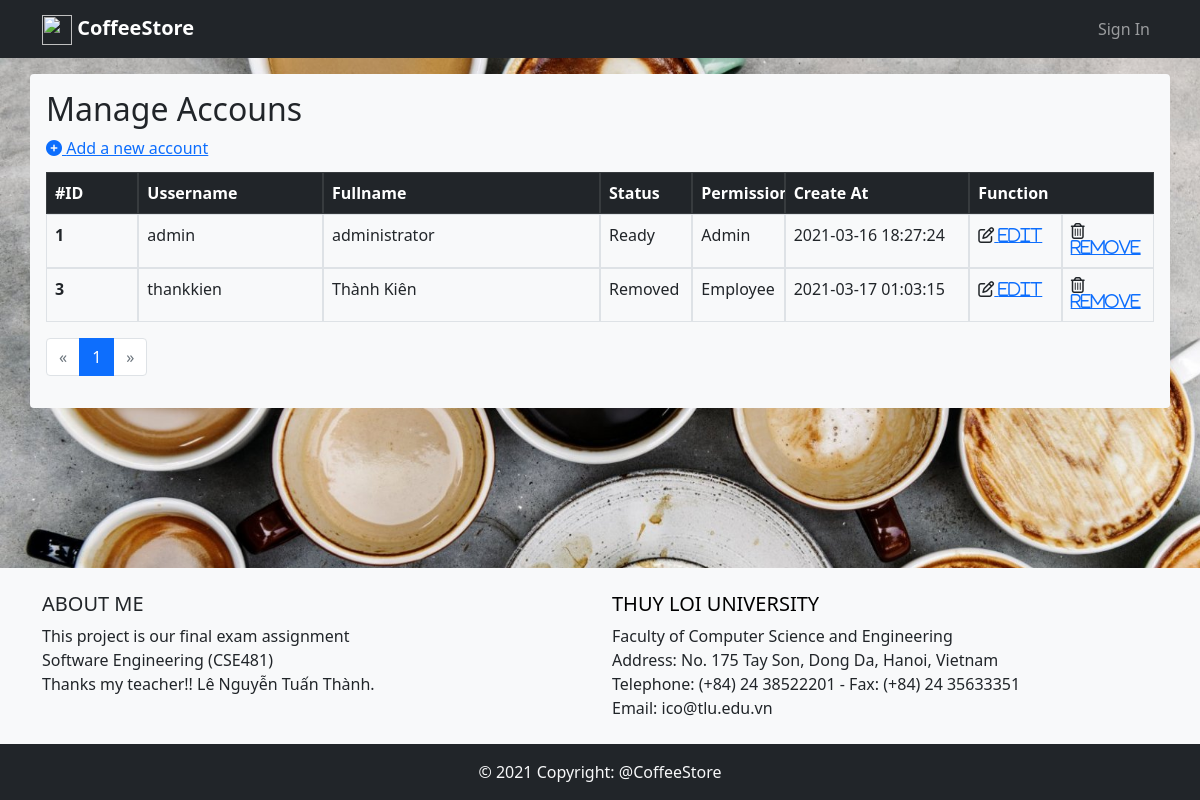
Screenshot of /manage-accounts.php with the database file from the repository.
### tables this page shows
CREATE TABLE `accounts` (
  `user_id` int(11) UNSIGNED NOT NULL,
  `username` char(30) NOT NULL,
  `password` char(16) NOT NULL,
  `fullname` varchar(32) NOT NULL,
  `status` tinyint(2) UNSIGNED NOT NULL DEFAULT 1,
  `permisson` tinyint(3) UNSIGNED NOT NULL DEFAULT 1,
  `time_join` datetime NOT NULL DEFAULT current_timestamp()
);

### manage-accounts.php (the view, shortened to what this page needs)
<!DOCTYPE html>
<html lang="en">
<head>
    <link href="https://cdn.jsdelivr.net/npm/bootstrap@5.0.0-beta1/dist/css/bootstrap.min.css" rel="stylesheet">
    <link rel="stylesheet" href="css/style.css">
</head>
<body>
    <?php include('nav-bar.php'); ?>
    <?php
    include("connection.php");
    $result = mysqli_query($conn, 'SELECT count(user_id) AS total FROM accounts');
    $row = mysqli_fetch_assoc($result);
    $total_records = $row['total'];
    $current_page = isset($_GET['page']) ? $_GET['page'] : 1;
    $limit = 10;
    $total_page = ceil($total_records / $limit);
    $start = ($current_page - 1) * $limit;
    $sql = "SELECT * FROM `accounts` LIMIT $start, $limit";
    $result = mysqli_query($conn, $sql);
    $user = mysqli_fetch_all($result);
    ?>
    <div class="container bg-light p-3 my-3 rounded">
        <p class="h2">Manage Accouns</p>
        <a href="add-account.php"><i class="fas fa-plus-circle text-primary mb-3" data-bs-toggle="tooltip" data-bs-placement="right" title="Add a new account"></i> Add a new account</a>
        <table class="table table-bordered table-hover">
            <thead class="table-dark">
                <tr class="d-flex">
                    <th class="col-1">#ID</th>
                    <th class="col-2">Ussername</th>
                    <th class="col-3">Fullname</th>
                    <th class="col-1">Status</th>
                    <th class="col-1">Permission</th>
                    <th class="col-2">Create At</th>
                    <th class="col-2">Function</th>
                </tr>
            </thead>
            <?php
            foreach ($user as $user) {
                echo "<tbody>";
                echo "<tr class='d-flex'>";
                echo "<th class='col-1'>$user[0]</th>";
                echo "<td class='col-2'>$user[1]</td>";
                echo "<td class='col-3'>$user[3]</td>";
                if ($user[4] == 0) {
                    echo "<td class='col-1'>Removed</td>";
                } else if ($user[4] == 1) {
                    echo "<td class='col-1'>Ready</td>";
                }
                if ($user[5] == 0) {
                    echo "<td class='col-1'>Admin</td>";
                } else if ($user[5] == 1) {
                    echo "<td class='col-1'>Employee</td>";
                }
                echo "<td class='col-2'>$user[6]</td>";
                echo "<td class='col-1'><i class='far fa-edit'><a href='edit-account.php?ID=$user[0]'> Edit</a></i></td>";
                echo "<td class='col-1'><i class='far fa-trash-alt'><a href='remove-account.php?ID=$user[0]'> Remove</a></i></td>";
                echo "</tr>";
                echo "</tbody>";
            }
            ?>
        </table>
        <nav aria-label="Page navigation">
            <ul class="pagination">
                <li class=" page-item <?php if ($current_page == 1 || $total_page == 1) echo "disabled"; ?>">
                    <a class="page-link" href="index.php?page=<?php echo ($current_page - 1); ?>" aria-label="Previous">
                        <span aria-hidden="true">&laquo;</span>
                    </a>
                </li>
                <?php
                for ($i = $current_page - 1; $i <= $current_page + 1; $i++) {
                    if ($i == $current_page) {
                        echo "<li class='page-item active' aria-current='page'>";
                        echo "<span class='page-link'>" . ($current_page) . "</span>";
                        echo "</li>";
                    } else if ($i >= 1 && $i <= $total_page) {
                        echo "<li class='page-item'><a class='page-link' href='index.php?page=" . ($i) . "'>" . ($i) . "</a></li>";
                    }
                }
                ?>
                <li class="page-item <?php if ($current_page == $total_page || $total_page == 1) echo "disabled"; ?>">
                    <a class="page-link" href="index.php?page=<?php echo ($current_page + 1); ?>" aria-label="Next">
                        <span aria-hidden="true">&raquo;</span>
                    </a>
                </li>
            </ul>
        </nav>
    </div>
    <?php include("footer.php"); ?>
</body>
</html>

### nav-bar.php (shortened to what this page needs)
<nav class="navbar navbar-expand-lg navbar-dark bg-dark">
    <div class="container">
        <a class="navbar-brand" href="index.php"><img src="img/iconlogo.png" width="30" height="30" alt=""> <strong>CoffeeStore</strong></a>
        <div class="collapse navbar-collapse" id="navbarSupportedContent">
            <ul class="nav navbar-nav ms-auto">
                <?php
                if (!isset($_SESSION['logined'])) { ?>
                    <li class='nav-item'>
                        <a class='nav-link' href="login.php">Sign In</a>
                    </li>
                <?php } ?>
            </ul>
        </div>
    </div>
</nav>

### footer.php
<div class="spacer" style="flex: 1;"></div>
<footer class="footer bg-light text-center text-lg-start">
    <div class="container">
        <div class="row">
            <div class="col-lg-6 col-md-12 my-3 my-md-4">
                <h5 class="text-uppercase">About me</h5>
                <span>
                    This project is our final exam assignment<br>
                    Software Engineering (CSE481)<br>
                    Thanks my teacher!! Lê Nguyễn Tuấn Thành.
                </span>
            </div>
            <div class="col-lg-6 col-md-12 mb-3 my-md-4">
                <h5 class="text-uppercase"><a href="http://www.tlu.edu.vn/" style="color: black; text-decoration: none">Thuy Loi University</a></h5>
                <span>
                    Faculty of Computer Science and Engineering<br>
                    Address: No. 175 Tay Son, Dong Da, Hanoi, Vietnam<br>
                    Telephone: (+84) 24 38522201 - Fax: (+84) 24 35633351<br>
                    Email: ico@tlu.edu.vn
                </span>
            </div>
        </div>
    </div>
    <div class="text-center p-3 bg-dark text-light">
        © 2021 Copyright: @CoffeeStore
    </div>
</footer>

### css/style.css (style rules this page uses)
body { background-image: url(../img/background.jpg); background-position: middle; background-repeat: no-repeat; background-attachment: fixed; background-size: cover; margin: 0; display: flex; flex-direction: column; min-height: 100vh; }

### rows the page displays
accounts: user_id "1", username "admin", fullname "administrator", status "Ready", permisson "Admin", time_join "2021-03-16 18:27:24"
accounts: user_id "3", username "thankkien", fullname "Thành Kiên", status "Removed", permisson "Employee", time_join "2021-03-17 01:03:15"

### other values shown
$current_page "1"
